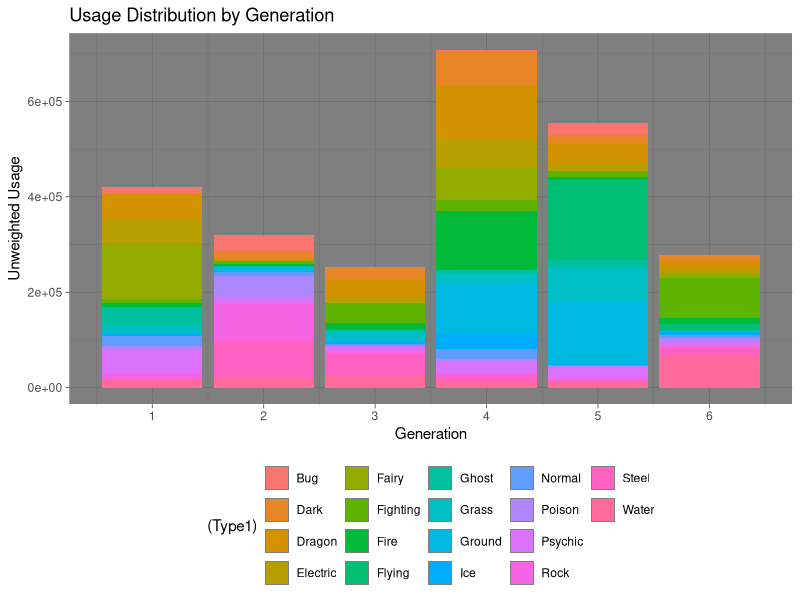
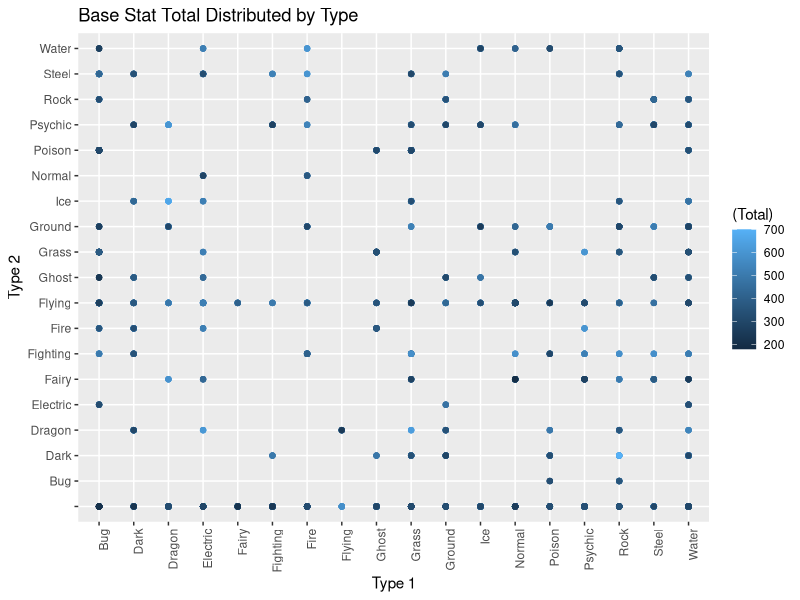
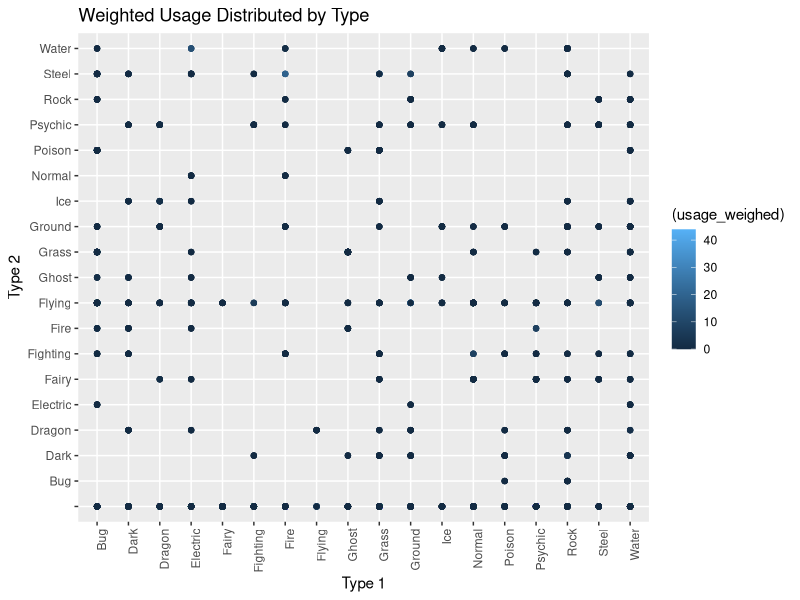
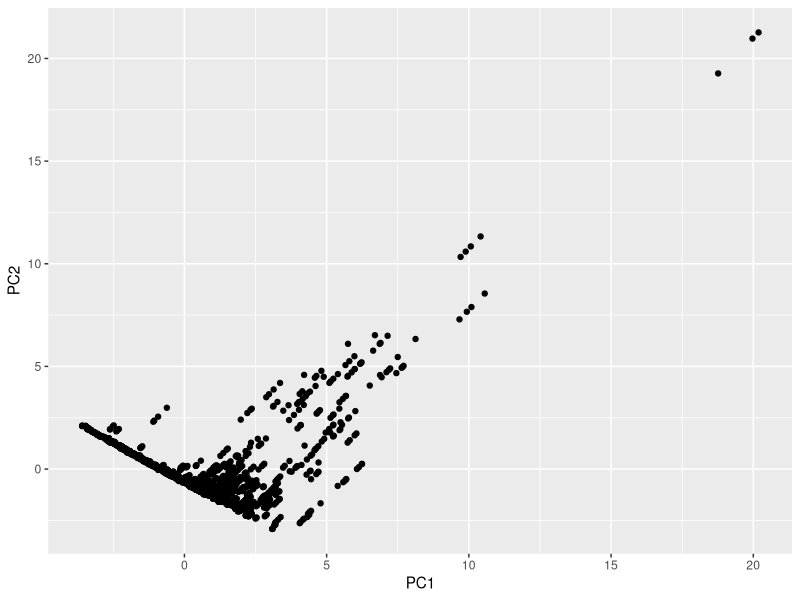
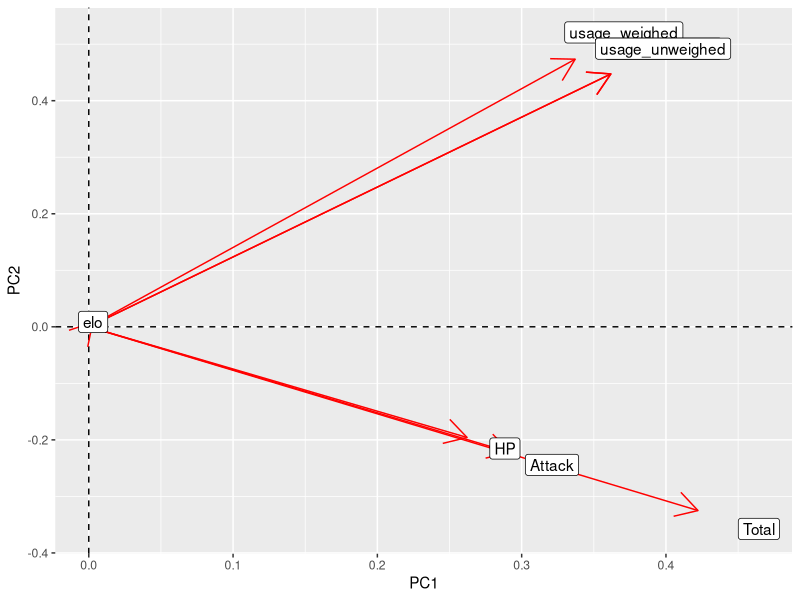
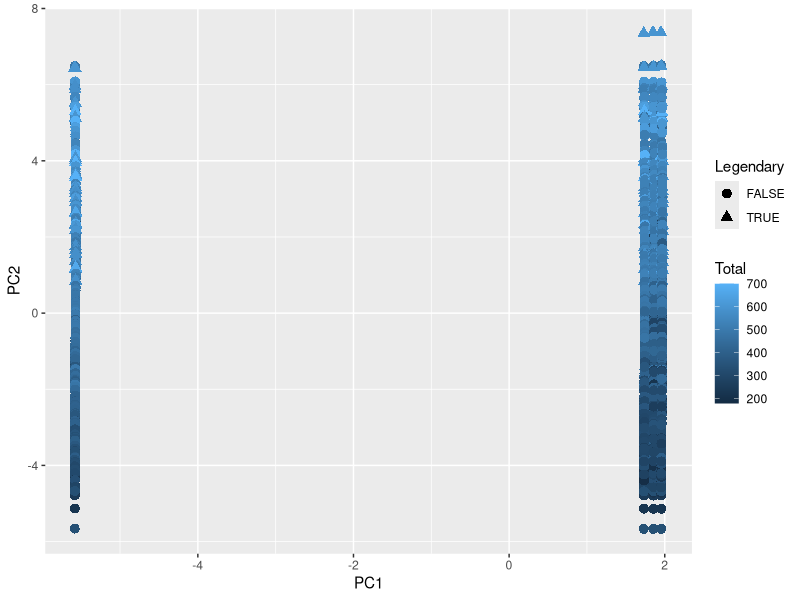
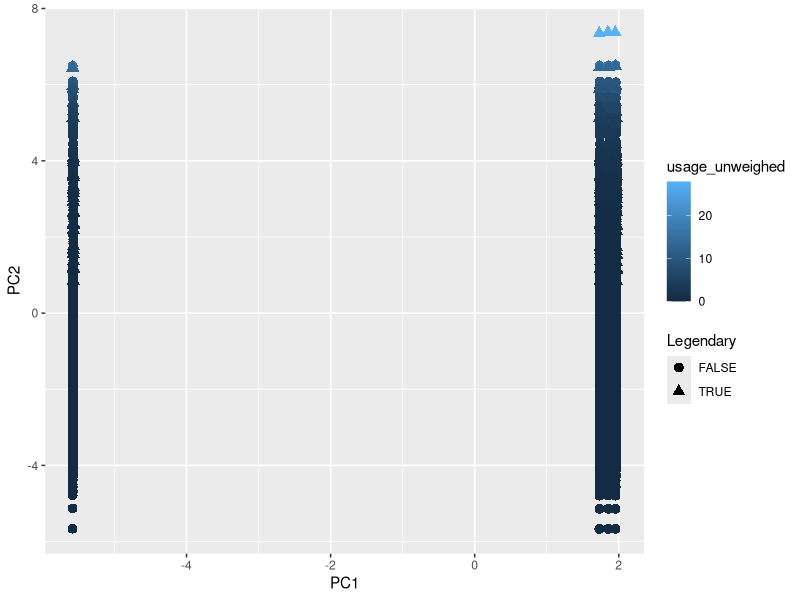
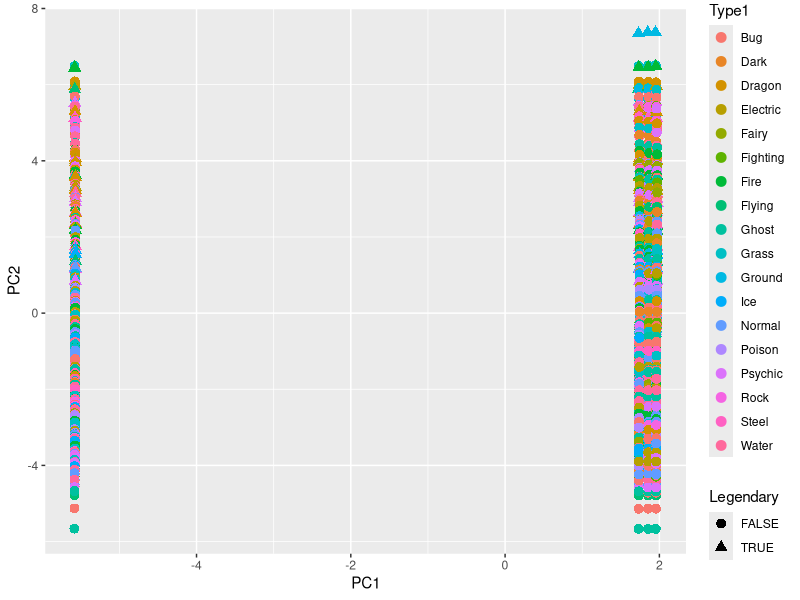

Write R code to recreate these figures, in order.
## ---- chunk 1
knitr::opts_chunk$set(echo = TRUE)
## ---- chunk 2

library(tidyverse)
library(ggplot2)
usage0 <- read.csv("./usage2.csv")
usage1500 <- read.csv("./usage1500.csv")
usage1695 <- read.csv("./usage1695.csv")
usage1875 <- read.csv("./usage1875.csv")
pokemon <- read.csv("./pokemon.csv")


## ---- chunk 3

uwider <- usage0 %>% separate(usage_weighed, into = c("usage", "weighed")) %>% pivot_wider(names_from = "Name", values_from = "usage")

ulonger <- uwider %>% pivot_longer(8:905, names_to = "Pokemon", values_to = "usage") %>% na.omit() %>% unite("usage_weighed", usage, weighed, sep=".")

head(ulonger)

usage0 <- usage0 %>% select(-raw_real, -usage_real, -X)
usage1500 <- usage1500 %>% select(-raw_real, -usage_real, -X)
usage1695 <- usage1695 %>% select(-raw_real, -usage_real, -X)
usage1875 <- usage1875 %>% select(-raw_real, -usage_real, -X)


## ---- chunk 4
pokestat <- full_join(usage0, usage1500, by=c("Name","usage_weighed", "raw_unweighed", "elo", "usage_unweighed")) %>% full_join(usage1695, by=c("Name","usage_weighed", "raw_unweighed", "elo", "usage_unweighed")) %>% full_join(usage1875, by=c("Name","usage_weighed", "raw_unweighed", "elo", "usage_unweighed")) %>% full_join(pokemon)

pokestat <- pokestat[!is.na(pokestat$Total), ]
pokestat <- pokestat[!is.na(pokestat$usage_weighed), ]

a1 <- pokestat %>% separate(usage_weighed, into=c("usage","weighed"))
a1 <- a1%>%unite("usage_weighed", usage, weighed, sep=".")
a1$usage_weighed <- as.numeric(as.character(a1$usage_weighed))

a1 <- a1 %>% separate(usage_unweighed, into=c("usage","unweighed"))
a1 <- a1%>%unite("usage_unweighed", usage, unweighed, sep=".")
a1$usage_unweighed <- as.numeric(as.character(a1$usage_unweighed))
pokestat <- a1

## ---- chunk 5
pokestat %>% select(Name, Speed) %>% mutate(minSpeed = floor((2*Speed + 5)*0.9)) %>% mutate(maxSpeed = floor((2*Speed + 5 + (252/4) + 31) * 1.1 )) %>% head()
## ---- chunk 6
pokestat <- pokestat %>% rename("Type1" = 'Type.1', "Type2" = 'Type.2', "dexNo"='X.')

pokestat %>% group_by(Type1, Type2) %>% filter(str_detect(Name, "Mega")) %>% summarize(mean=mean(Total), usage=mean(raw_unweighed)) %>% arrange(desc(mean)) %>% head()
#Mega only

pokestat %>% group_by(Type1, Type2) %>% summarize(mean=mean(Total), usage=mean(raw_unweighed), usagesd = sd(raw_unweighed)) %>% arrange(desc(mean))
#Overall

pokestat %>% group_by(Type1, Type2) %>% filter(Legendary == T) %>% summarize(mean=mean(Total), usage=mean(raw_unweighed)) %>% arrange(desc(mean)) %>% head()
#Legendary Only

pokestat %>% group_by(Generation) %>% summarize(meanTotal=mean(Total), usage=mean(raw_unweighed))
#total and usage by generation

pokestat %>% group_by(Generation) %>% summarize(meanSpeed=mean(Speed), meanAttack=mean(Attack), meanHP=mean(HP), usage=mean(raw_unweighed), usagesd = sd(raw_unweighed))
#some stats by generation and usage

pokestat %>% select(dexNo, Name, usage_weighed) %>% arrange(desc(usage_weighed)) %>% head()
#Pokedex number by usage

pokestat %>% select(-Generation, -Type1, -Type2, -Legendary, -Name, -dexNo, -elo) %>% cor()
#Correlation matrix

## ---- chunk 7
pokestat %>% group_by(Generation) %>% ggplot(aes(x=Generation, y=raw_unweighed, fill=(Type1)))+geom_bar(stat="summary") +ggtitle("Usage Distribution by Generation")+labs(x="Generation", y="Unweighted Usage") + theme_dark()+theme(legend.position = "bottom") + scale_x_continuous("Generation", 1:6)


## ---- chunk 8
pokestat %>% ggplot(aes(x=Type1, y=Type2, color=(Total)))+geom_point()+ggtitle("Base Stat Total Distributed by Type")+labs(x="Type 1", y="Type 2")+ theme(axis.text.x = element_text(angle = 90, hjust = 1))
## ---- chunk 9
pokestat %>% ggplot(aes(x=Type1, y=Type2, color=(usage_weighed)))+geom_point()+ggtitle("Weighted Usage Distributed by Type")+labs(x="Type 1", y="Type 2")+ theme(axis.text.x = element_text(angle = 90, hjust = 1))
## ---- chunk 10
b1 <- pokestat %>% select(-Generation, -dexNo) %>% select_if(is.numeric) %>% scale()
rownames(b1) <- pokestat$Name
b2<-princomp(b1)
b2 %>% summary(loadings=T)
eigen <- b2$sdev^2
varprop=round(eigen/sum(eigen),2)

pokedf<-data.frame(PC1=b2$scores[,1], PC2=b2$scores[,2])
ggplot(pokedf,aes(PC1, PC2))+geom_point()

Name<-pokestat$Name
b2$scores%>%as.data.frame%>%cbind(Name,.)%>%top_n(3,Comp.1)
b2$scores%>%as.data.frame%>%cbind(Name,.)%>%top_n(3,wt=desc(Comp.1))
b2$scores%>%as.data.frame%>%cbind(Name,.)%>%top_n(3,wt=Comp.2) 
b2$scores%>%as.data.frame%>%cbind(Name,.)%>%top_n(3,wt=desc(Comp.2))
## ---- chunk 11
b2$loadings[1:7,1:2]%>%as.data.frame%>%rownames_to_column%>%
ggplot()+geom_hline(aes(yintercept=0),lty=2)+
 geom_vline(aes(xintercept=0),lty=2)+ylab("PC2")+xlab("PC1")+
 geom_segment(aes(x=0,y=0,xend=Comp.1,yend=Comp.2),arrow=arrow(),col="red")+
 geom_label(aes(x=Comp.1*1.1,y=Comp.2*1.1,label=rowname))
## ---- chunk 12
pokestat%>%select(-Generation, -dexNo) %>% select_if(is.numeric) %>% mutate_all(function(x)log(x+1))%>%
 prcomp()->poke_pca
summary(poke_pca)
## ---- chunk 13
eigvals<-poke_pca$sdev^2
varprop<-round(eigvals/sum(eigvals),2)

results<-pokestat%>%as.data.frame%>%
 mutate(PC1=poke_pca$x[,1],PC2=poke_pca$x[,2])

results%>%ggplot(aes(PC1,PC2,color=Total, shape=Legendary))+geom_point(size=3)

results%>%ggplot(aes(PC1,PC2,color=usage_unweighed, shape=Legendary))+geom_point(size=3)

results%>%ggplot(aes(PC1,PC2,color=Type1, shape=Legendary))+geom_point(size=3)

